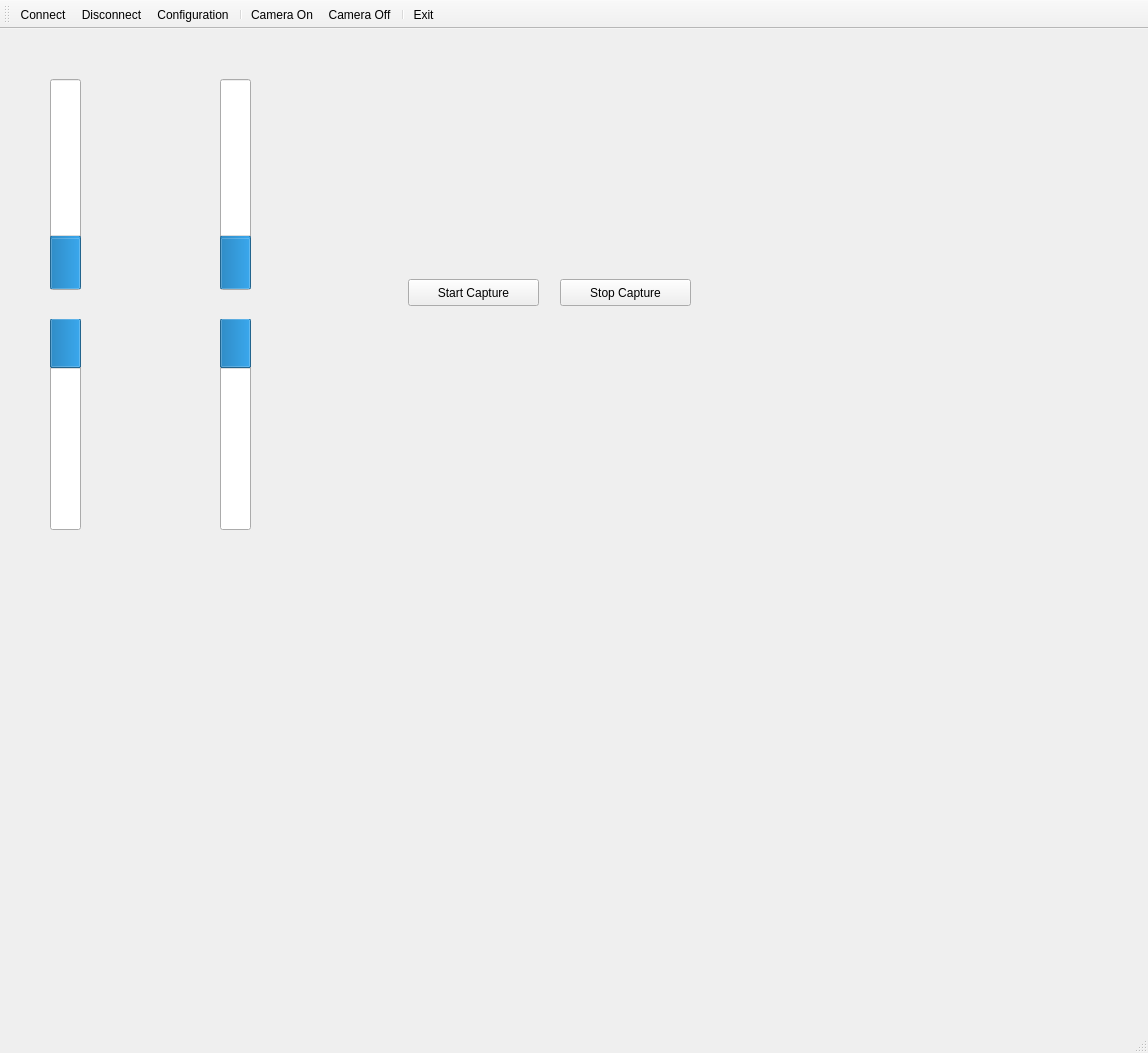
<?xml version="1.0" encoding="UTF-8"?>
<ui version="4.0">
 <class>MainWindow</class>
 <widget class="QMainWindow" name="MainWindow">
  <property name="geometry">
   <rect>
    <x>0</x>
    <y>0</y>
    <width>1148</width>
    <height>1053</height>
   </rect>
  </property>
  <property name="windowTitle">
   <string>MainWindow</string>
  </property>
  <widget class="QWidget" name="centralWidget">
   <widget class="QProgressBar" name="motorLeftF">
    <property name="geometry">
     <rect>
      <x>50</x>
      <y>50</y>
      <width>31</width>
      <height>211</height>
     </rect>
    </property>
    <property name="value">
     <number>24</number>
    </property>
    <property name="orientation">
     <enum>Qt::Vertical</enum>
    </property>
    <property name="invertedAppearance">
     <bool>false</bool>
    </property>
    <property name="textDirection">
     <enum>QProgressBar::TopToBottom</enum>
    </property>
   </widget>
   <widget class="QProgressBar" name="motorRightF">
    <property name="geometry">
     <rect>
      <x>220</x>
      <y>50</y>
      <width>31</width>
      <height>211</height>
     </rect>
    </property>
    <property name="value">
     <number>24</number>
    </property>
    <property name="orientation">
     <enum>Qt::Vertical</enum>
    </property>
    <property name="invertedAppearance">
     <bool>false</bool>
    </property>
    <property name="textDirection">
     <enum>QProgressBar::TopToBottom</enum>
    </property>
   </widget>
   <widget class="QProgressBar" name="motorRightB">
    <property name="geometry">
     <rect>
      <x>220</x>
      <y>290</y>
      <width>31</width>
      <height>211</height>
     </rect>
    </property>
    <property name="value">
     <number>24</number>
    </property>
    <property name="orientation">
     <enum>Qt::Vertical</enum>
    </property>
    <property name="invertedAppearance">
     <bool>true</bool>
    </property>
    <property name="textDirection">
     <enum>QProgressBar::TopToBottom</enum>
    </property>
   </widget>
   <widget class="QProgressBar" name="motorLeftB">
    <property name="geometry">
     <rect>
      <x>50</x>
      <y>290</y>
      <width>31</width>
      <height>211</height>
     </rect>
    </property>
    <property name="value">
     <number>24</number>
    </property>
    <property name="orientation">
     <enum>Qt::Vertical</enum>
    </property>
    <property name="invertedAppearance">
     <bool>true</bool>
    </property>
    <property name="textDirection">
     <enum>QProgressBar::TopToBottom</enum>
    </property>
   </widget>
   <widget class="QPushButton" name="btnStartCapture">
    <property name="geometry">
     <rect>
      <x>408</x>
      <y>250</y>
      <width>131</width>
      <height>27</height>
     </rect>
    </property>
    <property name="text">
     <string>Start Capture</string>
    </property>
   </widget>
   <widget class="QPushButton" name="btnStopCapture">
    <property name="geometry">
     <rect>
      <x>560</x>
      <y>250</y>
      <width>131</width>
      <height>27</height>
     </rect>
    </property>
    <property name="text">
     <string>Stop Capture</string>
    </property>
   </widget>
  </widget>
  <widget class="QMenuBar" name="menuBar">
   <property name="geometry">
    <rect>
     <x>0</x>
     <y>0</y>
     <width>1148</width>
     <height>25</height>
    </rect>
   </property>
  </widget>
  <widget class="QStatusBar" name="statusBar"/>
  <widget class="QToolBar" name="toolBar">
   <property name="windowTitle">
    <string>toolBar</string>
   </property>
   <attribute name="toolBarArea">
    <enum>TopToolBarArea</enum>
   </attribute>
   <attribute name="toolBarBreak">
    <bool>false</bool>
   </attribute>
   <addaction name="actionConnect"/>
   <addaction name="actionDisconnect"/>
   <addaction name="actionConfiguration"/>
   <addaction name="separator"/>
   <addaction name="actionCameraOn"/>
   <addaction name="actionCameraOff"/>
   <addaction name="separator"/>
   <addaction name="actionExit"/>
  </widget>
  <action name="actionConfiguration">
   <property name="icon">
    <iconset resource="icons.qrc">
     <normaloff>:/icons/Settings.png</normaloff>:/icons/Settings.png</iconset>
   </property>
   <property name="text">
    <string>Configuration</string>
   </property>
   <property name="toolTip">
    <string>Configuration</string>
   </property>
  </action>
  <action name="actionConnect">
   <property name="icon">
    <iconset resource="icons.qrc">
     <normaloff>:/icons/bulbOff.png</normaloff>:/icons/bulbOff.png</iconset>
   </property>
   <property name="text">
    <string>Connect</string>
   </property>
   <property name="toolTip">
    <string>Connect</string>
   </property>
  </action>
  <action name="actionDisconnect">
   <property name="icon">
    <iconset resource="icons.qrc">
     <normaloff>:/icons/bulbOn.png</normaloff>:/icons/bulbOn.png</iconset>
   </property>
   <property name="text">
    <string>Disconnect</string>
   </property>
   <property name="toolTip">
    <string>Disconnect</string>
   </property>
  </action>
  <action name="actionExit">
   <property name="icon">
    <iconset resource="icons.qrc">
     <normaloff>:/icons/Shutdown.png</normaloff>:/icons/Shutdown.png</iconset>
   </property>
   <property name="text">
    <string>Exit</string>
   </property>
   <property name="toolTip">
    <string>Exit</string>
   </property>
  </action>
  <action name="actionCameraOn">
   <property name="icon">
    <iconset resource="icons.qrc">
     <normaloff>:/icons/camera.png</normaloff>
     <normalon>:/icons/camera.png</normalon>:/icons/camera.png</iconset>
   </property>
   <property name="text">
    <string>Camera On</string>
   </property>
   <property name="toolTip">
    <string>Activate Camera</string>
   </property>
   <property name="shortcut">
    <string>Alt+C</string>
   </property>
  </action>
  <action name="actionCameraOff">
   <property name="icon">
    <iconset resource="icons.qrc">
     <normaloff>:/icons/camera_red.png</normaloff>:/icons/camera_red.png</iconset>
   </property>
   <property name="text">
    <string>Camera Off</string>
   </property>
   <property name="toolTip">
    <string>Turn Camera Off</string>
   </property>
  </action>
 </widget>
 <layoutdefault spacing="6" margin="11"/>
 <resources>
  <include location="icons.qrc"/>
 </resources>
 <connections/>
</ui>
